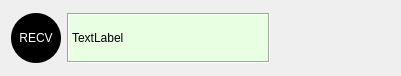
<?xml version="1.0" encoding="UTF-8"?>
<ui version="4.0">
 <class>cMessageRecv</class>
 <widget class="QWidget" name="cMessageRecv">
  <property name="geometry">
   <rect>
    <x>0</x>
    <y>0</y>
    <width>401</width>
    <height>76</height>
   </rect>
  </property>
  <property name="minimumSize">
   <size>
    <width>0</width>
    <height>76</height>
   </size>
  </property>
  <property name="windowTitle">
   <string>Form</string>
  </property>
  <layout class="QGridLayout" name="gridLayout" columnstretch="0,1,0">
   <item row="0" column="0">
    <layout class="QVBoxLayout" name="layLogo">
     <item>
      <widget class="QLabel" name="label">
       <property name="sizePolicy">
        <sizepolicy hsizetype="Fixed" vsizetype="Fixed">
         <horstretch>0</horstretch>
         <verstretch>0</verstretch>
        </sizepolicy>
       </property>
       <property name="minimumSize">
        <size>
         <width>50</width>
         <height>50</height>
        </size>
       </property>
       <property name="styleSheet">
        <string notr="true">background-color: rgb(223, 245, 216);
background-color: rgb(0, 0, 0);
color: rgb(255, 255, 255);
border-radius: 25px;</string>
       </property>
       <property name="text">
        <string>RECV</string>
       </property>
       <property name="alignment">
        <set>Qt::AlignCenter</set>
       </property>
       <property name="textInteractionFlags">
        <set>Qt::TextBrowserInteraction</set>
       </property>
      </widget>
     </item>
    </layout>
   </item>
   <item row="0" column="1">
    <widget class="QLabel" name="lblMessage">
     <property name="sizePolicy">
      <sizepolicy hsizetype="Preferred" vsizetype="Preferred">
       <horstretch>0</horstretch>
       <verstretch>0</verstretch>
      </sizepolicy>
     </property>
     <property name="minimumSize">
      <size>
       <width>0</width>
       <height>50</height>
      </size>
     </property>
     <property name="styleSheet">
      <string notr="true">background-color: rgb(232, 255, 225);</string>
     </property>
     <property name="frameShape">
      <enum>QFrame::Box</enum>
     </property>
     <property name="frameShadow">
      <enum>QFrame::Sunken</enum>
     </property>
     <property name="text">
      <string>TextLabel</string>
     </property>
     <property name="scaledContents">
      <bool>true</bool>
     </property>
     <property name="wordWrap">
      <bool>true</bool>
     </property>
     <property name="margin">
      <number>10</number>
     </property>
     <property name="openExternalLinks">
      <bool>true</bool>
     </property>
     <property name="textInteractionFlags">
      <set>Qt::TextBrowserInteraction</set>
     </property>
    </widget>
   </item>
   <item row="0" column="2">
    <spacer name="horizontalSpacer">
     <property name="orientation">
      <enum>Qt::Horizontal</enum>
     </property>
     <property name="sizeType">
      <enum>QSizePolicy::Fixed</enum>
     </property>
     <property name="sizeHint" stdset="0">
      <size>
       <width>120</width>
       <height>20</height>
      </size>
     </property>
    </spacer>
   </item>
  </layout>
 </widget>
 <resources/>
 <connections/>
</ui>
